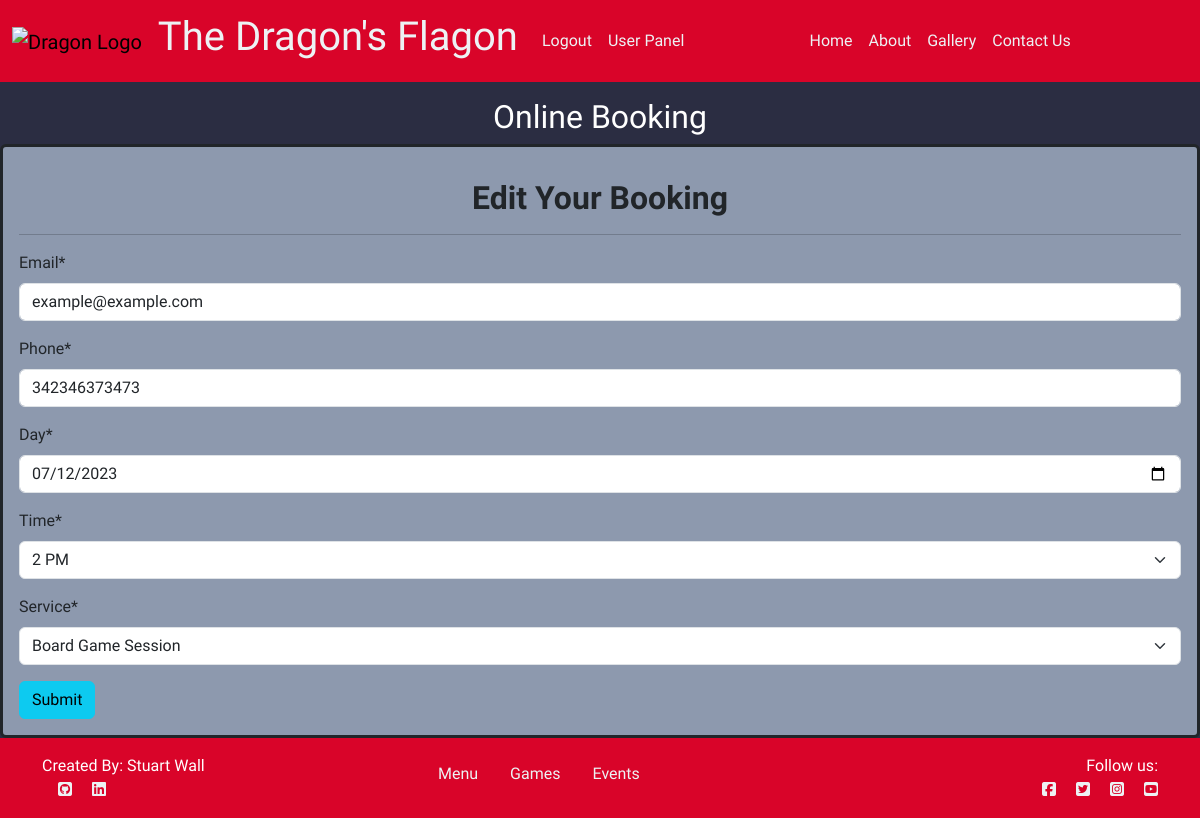
Page /booking/booking-edit/23 (signed in) on the committed database.
### booking/models.py (models this page shows, shortened)
class TableBooking(models.Model):
    user = models.ForeignKey(
        User,
        on_delete=models.CASCADE,
        null=True,
        blank=True
        )
    email = models.EmailField()
    service = models.CharField(
        max_length=50,
        choices=SERVICE_CHOICES,
        default="Drinks"
        )
    phone = models.BigIntegerField()
    day = models.DateField(
        default=datetime.now
        )
    time = models.CharField(
        max_length=10,
        choices=TIME_CHOICES,
        default="12 PM")
    time_booked = models.DateTimeField(
        default=datetime.now,
        blank=True)

### booking/views.py (the view)
def booking_edit(request, booking_id=None):
    user = request.user
    instance = TableBooking.objects.get(pk=booking_id)
    if instance.user != user:
        raise PermissionDenied()
    form = BookingForm(request.POST or None, instance=instance)
    if request.POST and form.is_valid():
        booking = form.save(commit=False)
        booking.user = user
        booking.save()
        messages.success(request, "Booking updated.")
        return redirect('booking:user-panel')
    context = {
        'user': user,
        'booking_form': form,
        'booking': instance
    }
    return render(request, 'booking_edit.html', context)

### booking/forms.py (shortened to what this page needs)
class BookingForm(forms.ModelForm):
    def __init__(self, *args, **kwargs):
        super().__init__(*args, **kwargs)
        self.helper = FormHelper(self)
    class Meta:
        model = TableBooking
        fields = ('email', 'phone', 'day', 'time', 'service')
        widgets = {
            'day': forms.DateInput(attrs={'type': 'date'}),
        }

### templates/booking_edit.html (shortened to what this page needs)
{% extends 'base.html' %}
{% load crispy_forms_tags %}
{% load static %}
{% block content %}
{% if user.is_authenticated %}
<div
  class="row container-fluid d-flex align-items-center text-center text-white mx-auto"
>
  <h2 class="text-center mt-3">Online Booking</h2>
</div>
<div
  class="col-12 p-3 rounded booking-card contact-area border border-dark border-3"
>
  {% if not user.is_authenticated %}
  <h2>Book</h2>
  <p>Please login to Book</p>
  <button class="btn btn-info" type="submit">
    <a class="text-black" href="{% url 'account_login' %}">Go to Login Page</a>
  </button>
  {% else %}
  {% if user.is_authenticated %}
  <div class="row text-center">
    <div class="col-12">
      <h2 class="fw-bold mt-3">Edit Your Booking</h2>
      <hr />
    </div>
  </div>
  <form method="POST" enctype="multipart/form-data">
    {{ booking_form| crispy }}
    <button class="btn btn-info" type="submit">Submit</button>
  </form>
  {% endif %}
  {% endif %}
</div>
{% endif %}
{% endblock %}

### static/css/style.css (style rules this page uses)
body { background-color: #2B2D42; font-family: 'MedievalSharp', cursive; }
.contact-area { background-color: #8D99AE; }
.btn { outline: none; color: black; box-shadow: 0 0 0 0; }

### rows in the picture
TableBooking: email "example@example.com", phone "342346373473", day "07/12/2023", time "2 PM", service "Board Game Session"
